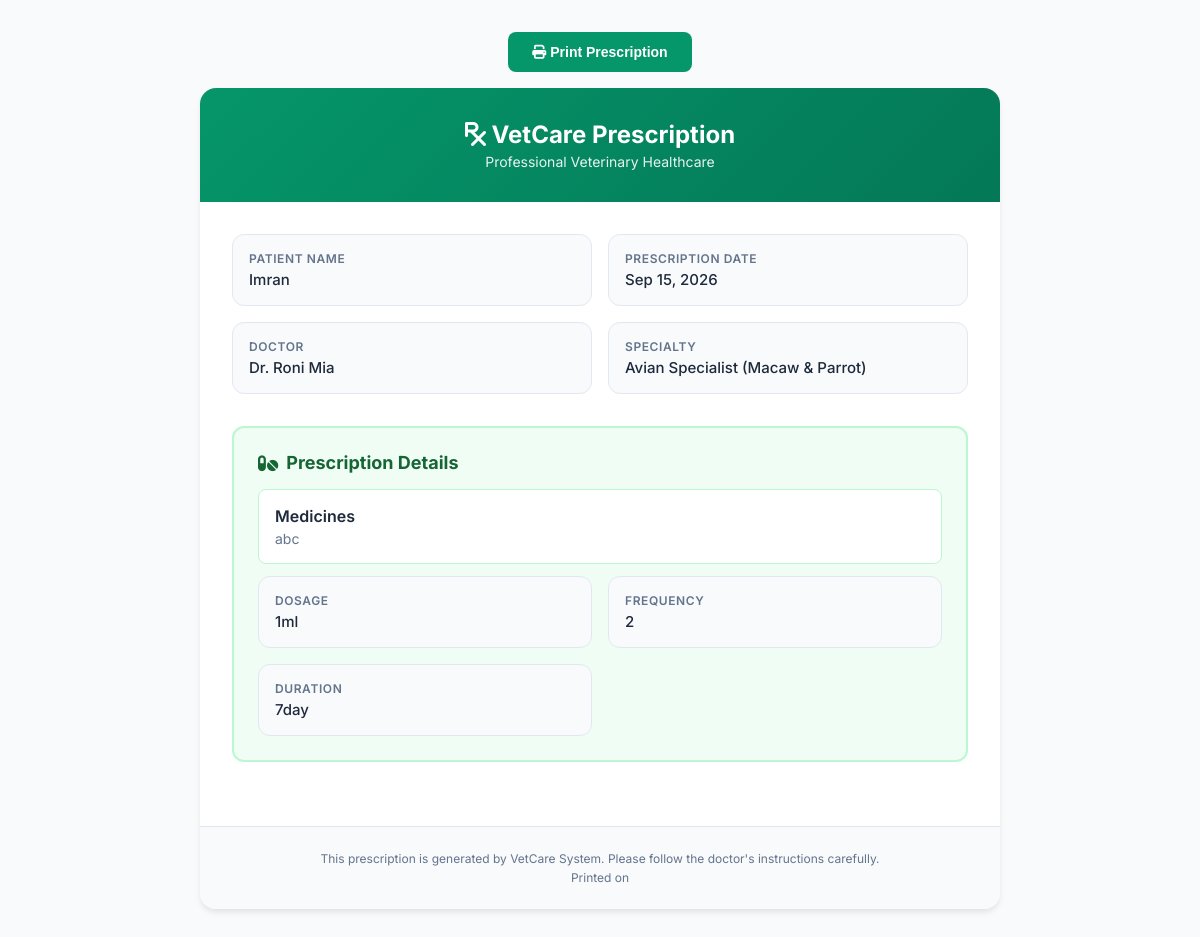
/prescription/print/13/ (signed in), run on the app's committed database.
### patient/models.py (models this page shows, shortened)
class MedicalHistory(models.Model):
    patient = models.ForeignKey(Patient, on_delete=models.CASCADE, related_name='medical_histories')
    appointment = models.ForeignKey('booking.Appointment', on_delete=models.SET_NULL, null=True, blank=True, related_name='medical_histories')
    diagnosis = models.TextField()
    notes = models.TextField(blank=True)
    medical_suggestion = models.TextField(blank=True)
    medicines = models.TextField(blank=True)
    dosage = models.TextField(blank=True)
    frequency = models.CharField(max_length=100, blank=True)
    duration = models.CharField(max_length=100, blank=True)
    date = models.DateField()
    created_at = models.DateTimeField(auto_now_add=True)

class Patient(models.Model):
    user = models.OneToOneField(settings.AUTH_USER_MODEL, on_delete=models.CASCADE, related_name='patient_profile')
    pet_name = models.CharField(max_length=100)
    species = models.CharField(max_length=100)
    breed = models.CharField(max_length=100, blank=True)
    age = models.IntegerField(null=True, blank=True)
    weight = models.DecimalField(max_digits=5, decimal_places=2, null=True, blank=True)
    medical_history = models.TextField(blank=True)
    created_at = models.DateTimeField(auto_now_add=True)

### accounts/models.py (models this page shows, shortened)
class User(AbstractUser):
    ROLE_CHOICES = (
        ('PATIENT', 'Patient'),
        ('DOCTOR', 'Doctor'),
        ('ADMIN', 'Admin'),
    )
    role = models.CharField(max_length=20, choices=ROLE_CHOICES, default='PATIENT')
    phone = models.CharField(max_length=20, blank=True, null=True)
    country_code = models.CharField(max_length=5, default='+880', blank=True)
    address = models.TextField(blank=True)
    created_at = models.DateTimeField(auto_now_add=True)

### booking/models.py (models this page shows, shortened)
class Appointment(models.Model):
    STATUS_CHOICES = (
        ('PENDING', 'Pending'),
        ('CONFIRMED', 'Confirmed'),
        ('COMPLETED', 'Completed'),
        ('CANCELLED', 'Cancelled'),
    )
    patient = models.ForeignKey('patient.Patient', on_delete=models.CASCADE, related_name='appointments')
    doctor = models.ForeignKey('vet.Doctor', on_delete=models.CASCADE, related_name='appointments')
    date = models.DateField()
    time = models.TimeField()
    status = models.CharField(max_length=20, choices=STATUS_CHOICES, default='PENDING')
    fee = models.DecimalField(max_digits=8, decimal_places=2, default=1500.00)
    notes = models.TextField(blank=True)
    created_at = models.DateTimeField(auto_now_add=True)
    updated_at = models.DateTimeField(auto_now=True)
    class Meta:
        ordering = ['-date', '-time']

### vet/models.py (models this page shows, shortened)
class Doctor(models.Model):
    user = models.OneToOneField(settings.AUTH_USER_MODEL, on_delete=models.CASCADE, related_name='doctor_profile')
    specialty = models.CharField(max_length=100)
    experience_years = models.IntegerField(default=0)
    qualification = models.CharField(max_length=200, blank=True)
    license_number = models.CharField(max_length=50, blank=True)
    consultation_fee = models.DecimalField(max_digits=8, decimal_places=2, default=1500.00)
    bio = models.TextField(blank=True)
    is_active = models.BooleanField(default=True)
    created_at = models.DateTimeField(auto_now_add=True)

### patient/views.py (the view)
# urls.py: path('prescription/print/<int:history_id>/', views.print_prescription, name='print_prescription'),
@login_required
def print_prescription(request, history_id):
    prescription = None
    patient = None
    if request.user.role == 'PATIENT':
        try:
            patient = request.user.patient_profile
            prescription = MedicalHistory.objects.get(id=history_id, patient=patient)
        except (Patient.DoesNotExist, MedicalHistory.DoesNotExist):
            messages.error(request, 'Prescription not found.')
            return redirect('my_prescriptions')
    elif request.user.role == 'DOCTOR':
        try:
            prescription = MedicalHistory.objects.select_related('patient__user', 'appointment__doctor__user').get(id=history_id)
            patient = prescription.patient
        except MedicalHistory.DoesNotExist:
            messages.error(request, 'Prescription not found.')
            return redirect('vet_dashboard')
    else:
        return render(request, '403.html', status=403)
    context = {
        'patient': patient,
        'prescription': prescription,
    }
    return render(request, 'print_prescription.html', context)

### vetcure/templates/print_prescription.html (shortened to what this page needs)
<!DOCTYPE html>
<html lang="en">
<head>
    <link rel="stylesheet" href="https://cdnjs.cloudflare.com/ajax/libs/font-awesome/6.4.0/css/all.min.css">
</head>
<body>
    <div class="no-print">
        <button onclick="window.print()"><i class="fa-solid fa-print"></i> Print Prescription</button>
    </div>
    <div class="prescription-box">
        <div class="header">
            <h1><i class="fa-solid fa-prescription"></i> VetCare Prescription</h1>
            <p>Professional Veterinary Healthcare</p>
        </div>
        <div class="content">
            <div class="info-grid">
                <div class="info-item">
                    <div class="info-label">Patient Name</div>
                    <div class="info-value">{{ prescription.patient.user.get_full_name }}</div>
                </div>
                <div class="info-item">
                    <div class="info-label">Prescription Date</div>
                    <div class="info-value">{{ prescription.date|date:"M d, Y" }}</div>
                </div>
                {% if prescription.appointment %}
                <div class="info-item">
                    <div class="info-label">Doctor</div>
                    <div class="info-value">Dr. {{ prescription.appointment.doctor.user.get_full_name }}</div>
                </div>
                <div class="info-item">
                    <div class="info-label">Specialty</div>
                    <div class="info-value">{{ prescription.appointment.doctor.specialty }}</div>
                </div>
                {% endif %}
            </div>
            <div class="prescription-section">
                <h2><i class="fa-solid fa-pills"></i> Prescription Details</h2>
                {% if prescription.medicines %}
                <div class="medicine-item">
                    <div class="medicine-name">Medicines</div>
                    <div class="medicine-details">{{ prescription.medicines|linebreaks }}</div>
                </div>
                {% endif %}
                <div class="info-grid" style="margin-bottom: 0;">
                    {% if prescription.dosage %}
                    <div class="info-item">
                        <div class="info-label">Dosage</div>
                        <div class="info-value">{{ prescription.dosage }}</div>
                    </div>
                    {% endif %}
                    {% if prescription.frequency %}
                    <div class="info-item">
                        <div class="info-label">Frequency</div>
                        <div class="info-value">{{ prescription.frequency }}</div>
                    </div>
                    {% endif %}
                    {% if prescription.duration %}
                    <div class="info-item">
                        <div class="info-label">Duration</div>
                        <div class="info-value">{{ prescription.duration }}</div>
                    </div>
                    {% endif %}
                </div>
            </div>
        </div>
        <div class="footer">
            <p>This prescription is generated by VetCare System. Please follow the doctor's instructions carefully.</p>
            <p style="margin-top: 0.25rem;">Printed on {{ "now"|date:"M d, Y h:i A" }}</p>
        </div>
    </div>
</body>
</html>

### vetcure/templates/print_prescription.html (style rules this page uses)
* { margin: 0; padding: 0; box-sizing: border-box; }
body { font-family: 'Inter', sans-serif; background: #f8fafc; padding: 2rem; }
.prescription-box { max-width: 800px; margin: 0 auto; background: white; border-radius: 16px; box-shadow: 0 4px 6px -1px rgba(0,0,0,0.1); overflow: hidden; }
.header { background: linear-gradient(135deg, #059669, #047857); color: white; padding: 2rem; text-align: center; }
.header h1 { font-size: 1.5rem; font-weight: 700; }
.header p { font-size: 0.875rem; opacity: 0.9; margin-top: 0.25rem; }
.content { padding: 2rem; }
.info-grid { display: grid; grid-template-columns: 1fr 1fr; gap: 1rem; margin-bottom: 2rem; }
.info-item { background: #f8fafc; padding: 1rem; border-radius: 12px; border: 1px solid #e2e8f0; }
.info-label { font-size: 0.75rem; font-weight: 600; color: #64748b; text-transform: uppercase; letter-spacing: 0.05em; margin-bottom: 0.25rem; }
.info-value { font-size: 0.9375rem; color: #1e293b; font-weight: 500; }
.prescription-section { background: #f0fdf4; border: 2px solid #bbf7d0; border-radius: 12px; padding: 1.5rem; margin-bottom: 2rem; }
.prescription-section h2 { font-size: 1.125rem; font-weight: 700; color: #166534; margin-bottom: 1rem; display: flex; align-items: center; gap: 0.5rem; }
.medicine-item { background: white; padding: 1rem; border-radius: 8px; border: 1px solid #bbf7d0; margin-bottom: 0.75rem; }
.medicine-name { font-weight: 600; color: #1e293b; margin-bottom: 0.25rem; }
.medicine-details { font-size: 0.875rem; color: #64748b; }
.footer { background: #f8fafc; padding: 1.5rem; text-align: center; border-top: 1px solid #e2e8f0; }
.footer p { font-size: 0.75rem; color: #64748b; }
.no-print { text-align: center; margin-bottom: 1rem; }
.no-print button { background: #059669; color: white; border: none; padding: 0.75rem 1.5rem; border-radius: 8px; font-size: 0.875rem; font-weight: 600; cursor: pointer; }

### data on the page
MedicalHistory: patient.user.get_full_name "Imran", date "Sep 15, 2026", appointment.doctor.user.get_full_name "Roni Mia", appointment.doctor.specialty "Avian Specialist (Macaw & Parrot)", medicines "abc", dosage "1ml", frequency "2", duration "7day"
